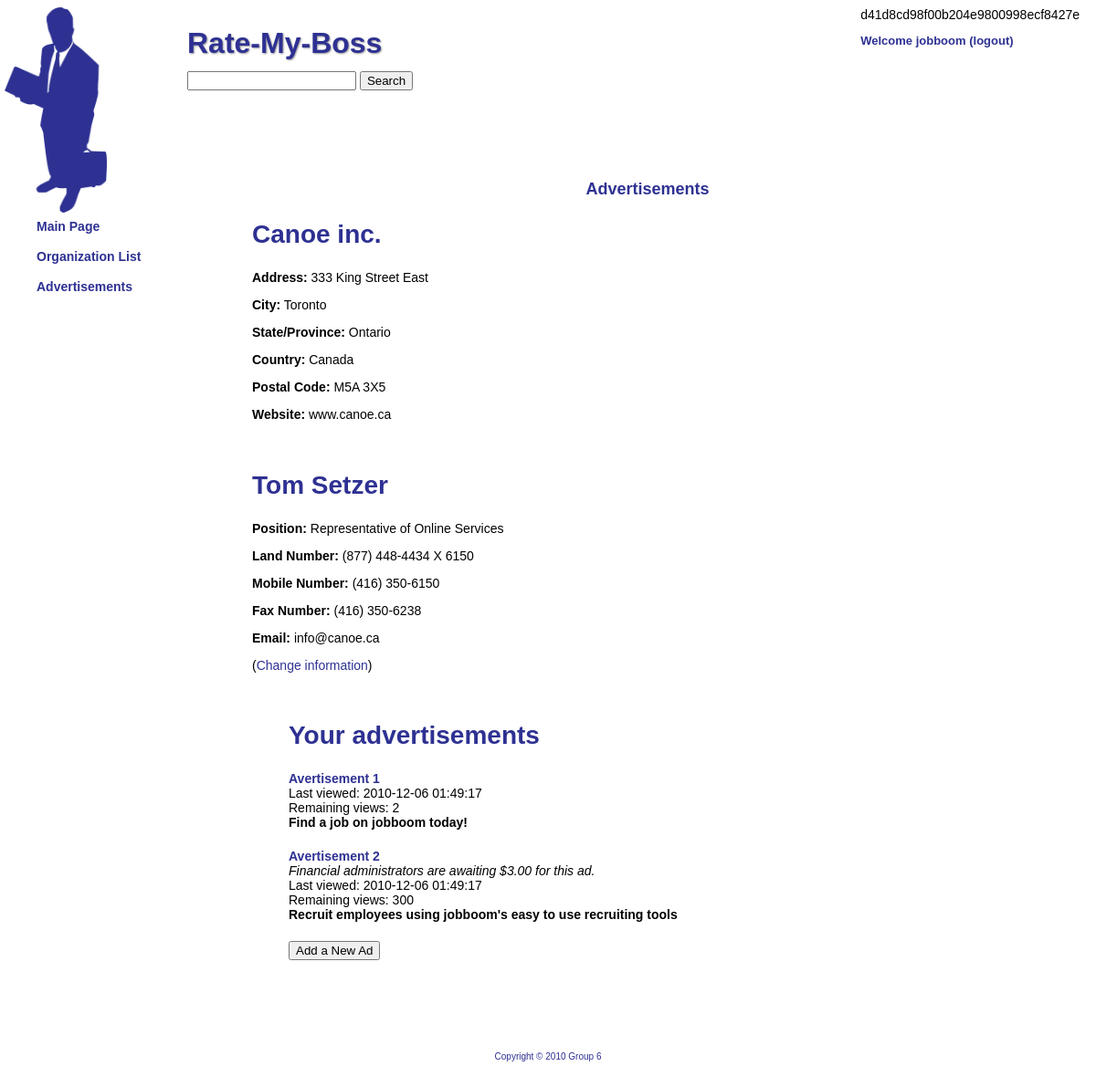
Screenshot of /index.php?page=advertisement (signed in) with the database file from the repository.
### tables this page shows
create table business
(
userId INT NOT NULL,
name VARCHAR(40) NOT NULL,
charter VARCHAR(600),
address VARCHAR(40),
city VARCHAR(40),
state VARCHAR(40),
country VARCHAR(40),
postalCode VARCHAR(40),
website VARCHAR(40),
contactName VARCHAR(40) NOT NULL,
contactNumberLand VARCHAR(40),
contactNumberMobile VARCHAR(40),
contactNumberFax VARCHAR(40),
contactPosition VARCHAR(40),
contactEmail VARCHAR(40),
PRIMARY KEY (userId),
FOREIGN KEY (userId) REFERENCES user
);

create table ad
(
adId INT NOT NULL AUTO_INCREMENT,
userId INT NOT NULL,
content VARCHAR(600) NOT NULL,
counter INT NOT NULL,
lastView TIMESTAMP DEFAULT CURRENT_TIMESTAMP ON UPDATE CURRENT_TIMESTAMP,
cost DECIMAL(10,2) NOT NULL,
isPending INT NOT NULL,
PRIMARY KEY (adId),
FOREIGN KEY (userId) REFERENCES user
);

### php/pages.php (called while the page is built, shortened)
<?php
$pageArray = array(
	"organization" => "../php/pages/organization.php",
	"evaluation" => "../php/pages/evaluation.php",
	"document" => "../php/pages/document.php",
	"supervisor" => "../php/pages/supervisor.php",
	"business" => "../php/pages/business.php",
	"suggestorg" => "../php/pages/suggestorg.php",
	"suggestsuper" => "../php/pages/suggestsuper.php",
	"organizationid" => "../php/pages/organizationid.php",
	"evaluationid" => "../php/pages/evaluationid.php",
	"documentid" => "../php/pages/documentid.php",
	"supervisorid" => "../php/pages/supervisorid.php",
	"ratingform" => "../php/pages/ratingform.php",
);
switch ($usertype) {
case "agent":
	$pageArray["advertisement"] = "../php/pages/advertisement.php";
	$pageArray["advertisementid"] = "../php/pages/advertisementid.php";
	$pageArray["adform"] = "../php/pages/adform.php";
	break;
}
?>

### php/pages/advertisement.php (the view, shortened to what this page needs)
<?php
$query = sprintf("SELECT * FROM business WHERE userId=$userid");
$result = mysql_query($query);
if ($row = mysql_fetch_array($result)) {
	echo "
	<div class='main'>";
	echo "		<h1>Advertisements</h1>\n";
	echo "		<h2>$row[name]</h2>
		<p><strong>Address:</strong> $row[address] </p>
		<p><strong>City:</strong> $row[city] </p>
		<p><strong>State/Province:</strong> $row[state] </p>
		<p><strong>Country:</strong> $row[country] </p>
		<p><strong>Postal Code:</strong> $row[postalCode] </p>
		<p><strong>Website:</strong> $row[website] </p> <br />
		";
	echo "		<h2>$row[contactName]</h2>
		<p><strong>Position:</strong> $row[contactPosition] </p>
		<p><strong>Land Number:</strong> $row[contactNumberLand] </p>
		<p><strong>Mobile Number:</strong> $row[contactNumberMobile] </p>
		<p><strong>Fax Number:</strong> $row[contactNumberFax] </p>
		<p><strong>Email:</strong> $row[contactEmail] </p>
		";
	echo "<p>(<a href='index.php?page=business'>Change information</a>)</p>";
	$query = sprintf("SELECT * FROM ad WHERE userId=$userid");
	$result = mysql_query($query);
	$count = 0;
	echo "		<ul>";
	while ($row = mysql_fetch_array($result)) {
		if ($count == 0) {
			echo "<br />\n";
			echo "<h2>Your advertisements</h2>\n";
		}
		$count += 1;
		echo "		<li><strong><a href='index.php?page=advertisement&id=$row[adId]'>Avertisement $count</a></strong> <br />";
		if ($row['cost'] > 0) {
			echo " <em>Financial administrators are awaiting $$row[cost] for this ad.</em><br />";
		}
		echo "				Last viewed: $row[lastView] <br />
							Remaining views: $row[counter] <br />
							<strong>$row[content]</strong></li><br />";
	}
	echo "		<a href='index.php?page=adform'><button type='button'>Add a New Ad</button></a>\n";
	echo "
	</div>
	";
}
else {
	include "../php/pages/business.php";
}
?>

### php/header.php (shortened to what this page needs)
<!DOCTYPE html PUBLIC "-//W3C//DTD XHTML 1.0 Strict//EN"
"http://www.w3.org/TR/xhtml1/DTD/xhtml1-strict.dtd">
<html xmlns="http://www.w3.org/1999/xhtml">
<head>
	<link rel="stylesheet" href="style.css" type="text/css" />
</head>
<body>
	<div class="header">
		<img src="images/logo.png" alt="RMB Logo" height=225px/>
		<h1><a href="index.php">Rate-My-Boss</a></h1>
	</div>

### php/login.php (shortened to what this page needs)
	<div class="login">
<?php
include "../php/checklogin.php";
if ( !isset($_SESSION["username"]) ) {
	echo("		<form action='' method='post'>\n");
	echo("			<p>Username:&nbsp;&nbsp;<input class='loginbox' type='text' name='username' /></p>\n");
	echo("			<p>Password:&nbsp;&nbsp;<input class='loginbox' type='password' name='password' /></p>\n");
	echo("			<p>Remember me&nbsp;<input type='checkbox' name='remember' />\n");
	echo("			&nbsp;&nbsp;&nbsp;&nbsp;&nbsp;&nbsp;&nbsp;&nbsp;&nbsp;&nbsp;&nbsp;&nbsp;&nbsp;&nbsp;");
	echo("			<input type='submit' name='sublogin' value='Login' /></p>\n");
	echo("		</form>\n");
	switch ($_SESSION["error"]) {
	case 0:
		echo("	<p>Enter your username and password.</p>\n");
		break;
	case 1:
		echo("	<p>Error: Please enter your username.</p>\n");
		break;
	case 2:
		echo("	<p>Error: Please enter your password.</p>\n");
		break;
	case 3:
		echo("	<p>Error: This user does not exist.</p>\n");
		break;
	case 4:
		echo("	<p>Error: Incorrect password.</p>\n");
		break;
	}
}
else {
	echo("	<p>Welcome <strong>{$_SESSION['username']}</strong> (<a href='logout.php'>logout</a>)</p>\n");
}
?>
	</div>

### php/checklogin.php (shortened to what this page needs)
<?php
$password = md5($_POST["password"]);
echo $password;
if (isset($_SESSION["username"]) && isset($_SESSION["password"])) {
	$userid = $_SESSION["userid"];
}
elseif( empty($_POST["username"]) && empty($_POST["password"]) ) {
	$_SESSION["error"] = 0;
}
elseif( empty($_POST["username"]) && !empty($_POST["password"]) ) {
	$_SESSION["error"] = 1;
}
elseif( empty($_POST["password"]) && !empty($_POST["username"]) ) {
	$_SESSION["error"] = 2;
}
?>

### php/searchbox.php
<div class="search">
	<form action="" method="post">
		<input class="searchbox" /> <input type="submit" name="subsearch" value="Search" />
	</form>
</div>

### www/index.php (shortened to what this page needs)
<?php
include("../php/header.php");
include("../php/login.php");
include("../php/searchbox.php");
include("../php/pages.php");
if(isset($_GET["page"])) {
	if(array_key_exists($_GET["page"], $pageArray)) {
		if(isset($_GET["id"])) {
			include($pageArray[$_GET["page"]."id"]);
		} else {
			include($pageArray[$_GET["page"]]);
		}
	}
}
include("../php/menu.php");
include("../php/footer.php");
?>

### php/menu.php (shortened to what this page needs)
	<div class="menu">
		<ul>
<?php
print "			<li><strong><a href=index.php?>Main Page</a></strong></li>\n";
print "			<li><strong><a href=index.php?page=organization>Organization List</a></strong></li>\n";
if (isset($pageArray["advertisement"])) {
	print "			<li><strong><a href=index.php?page=advertisement>Advertisements</a></strong></li>\n";
}
?>
		</ul>
	</div>

### php/footer.php
	<div class="footer">
		<p>Copyright &copy; <?php echo date("Y")?> Group 6</p>
	</div>
</body>
</html>

### www/style.css (style rules this page uses)
body { font-family: Helvetica, Arial, sans-serif; font-size: 14px; color: #000000; }
h1 { font-size: 18px; font-weight: bold; color: #2E3192; text-align: center; }
h2 { font-size: 2em; color: #2E3192; }
strong { font-weight: bold; }
a { color: #2E3192; text-decoration: none; }
.header { position: absolute; height: 110px; left: 5px; right: 200px; z-index:-1 }
.header h1 { position: absolute; top: 0px; left: 200px; text-shadow: 1px 1px 2px #999999; font-size: 32px; font-weight: bold; color: #2E3192; font-family: inherit; }
.login { float: right; top: 0px; left: 500px; margin-right: 10px; margin-top:0px; z-index:5; }
.login p { font-size: 13px; font-weight: bold; color: #2E3192; }
.search { position: relative; top: 70px; left: 197px; z-index:2; overflow-x:hidden; }
.menu { position: absolute; top: 220px; left: 0px; line-height: 200%; font-size: 14px; color: #2E3192; }
.main { margin-top: 168px; margin-left: 268px; margin-right: 50px; }
ul { list-style: none; }
li { padding-bottom: 5px; }
.footer { font-size: 10px; text-align: center; margin-top: 100px; margin-bottom: 50px; color: #2E3192; }

### rows the page displays
business: name "Canoe inc.", address "333 King Street East", city "Toronto", state "Ontario", country "Canada", postalCode "M5A 3X5", website "www.canoe.ca", contactName "Tom Setzer", contactPosition "Representative of Online Services", contactNumberLand "(877) 448-4434 X 6150", contactNumberMobile "(416) 350-6150", contactNumberFax "(416) 350-6238", contactEmail "info@canoe.ca"
ad: shows "Your advertisements", lastView "2010-12-06 01:49:17", counter "2", content "Find a job on jobboom today!"
ad: cost "3.00", lastView "2010-12-06 01:49:17", counter "300", content "Recruit employees using jobboom's easy to use recruiting tools"

### other values shown
$password "d41d8cd98f00b204e9800998ecf8427e"
$_SESSION['username'] "jobboom"
